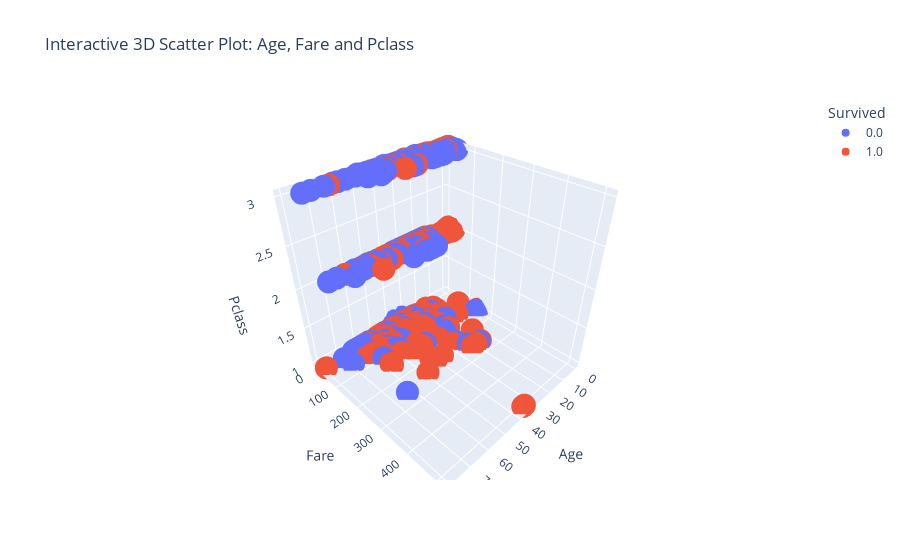

Notebook code cell kept with this figure:
### Markdown cell above
#### 9. 3D Scatter Plot: интерактивный график возраста, стоимости билета и класса с цветом по выживанию

### Code cell
fig = px.scatter_3d(df.dropna(subset=['Age', 'Fare']), 
                     x='Age', 
                     y='Fare', 
                     z='Pclass',
                     color='Survived',
                     title='Interactive 3D Scatter Plot: Age, Fare and Pclass',
                     labels={'x': 'Age', 'y': 'Fare', 'z': 'Pclass'},
                     )

fig.show()

### Figure 1 — Plotly figure (JSON) as saved in the notebook; plotly's stock layout.template omitted (floating-point values rounded to 4 significant figures; data arrays with more than 128 entries replaced by an {"elided": "..."} marker saying what was removed)
{"data": [{"hovertemplate": "Survived=0.0<br>Age=%{x}<br>Fare=%{y}<br>Pclass=%{z}<extra></extra>", "legendgroup": "0.0", "marker": {"color": "#636efa", "symbol": "circle"}, "mode": "markers", "name": "0.0", "scene": "scene", "showlegend": true, "type": "scatter3d", "x": {"elided": "424 float values"}, "y": {"elided": "424 float values"}, "z": {"elided": "424 int values"}}, {"hovertemplate": "Survived=1.0<br>Age=%{x}<br>Fare=%{y}<br>Pclass=%{z}<extra></extra>", "legendgroup": "1.0", "marker": {"color": "#EF553B", "symbol": "circle"}, "mode": "markers", "name": "1.0", "scene": "scene", "showlegend": true, "type": "scatter3d", "x": {"elided": "290 float values"}, "y": {"elided": "290 float values"}, "z": {"elided": "290 int values"}}], "layout": {"legend": {"title": {"text": "Survived"}, "tracegroupgap": 0}, "scene": {"domain": {"x": [0, 1], "y": [0, 1]}, "xaxis": {"title": {"text": "Age"}}, "yaxis": {"title": {"text": "Fare"}}, "zaxis": {"title": {"text": "Pclass"}}}, "title": {"text": "Interactive 3D Scatter Plot: Age, Fare and Pclass"}}}
